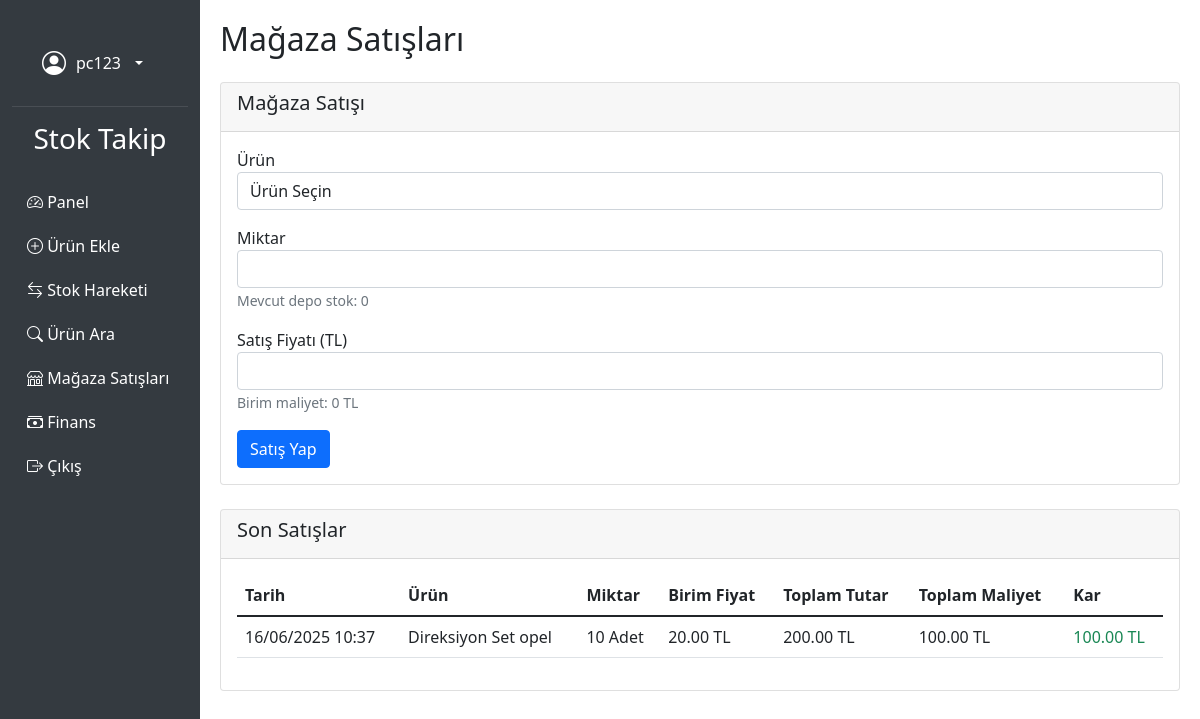
The page /store_sales (signed in) on the database its author committed.
### database.py (models this page shows)
class AdminUser(UserMixin, db.Model):
    __tablename__ = 'admin'  # Veritabanındaki tablo adı aynı kalıyor
    id = db.Column(db.Integer, primary_key=True)
    username = db.Column(db.String(80), unique=True, nullable=False)
    password = db.Column(db.String(120), nullable=False)
    email = db.Column(db.String(120), unique=True, nullable=False)
    created_at = db.Column(db.DateTime, default=get_turkey_time)

class StoreSale(db.Model):
    id = db.Column(db.Integer, primary_key=True)
    product_id = db.Column(db.Integer, db.ForeignKey('product.id'), nullable=False)
    quantity = db.Column(db.Integer, nullable=False)
    sale_price = db.Column(db.Float, nullable=False)
    total_amount = db.Column(db.Float, nullable=False)  # quantity * sale_price
    total_cost = db.Column(db.Float, nullable=False)    # quantity * product.unit_cost
    profit = db.Column(db.Float, nullable=False)        # total_amount - total_cost
    created_at = db.Column(db.DateTime, default=get_turkey_time)
    admin_id = db.Column(db.Integer, db.ForeignKey('admin.id'), nullable=False)
    product = db.relationship('Product', backref='store_sales')
    admin = db.relationship('AdminUser', backref='store_sales')

class Product(db.Model):
    id = db.Column(db.Integer, primary_key=True)
    product_code = db.Column(db.String(50), nullable=False)  # Özel ürün numarası
    barcode = db.Column(db.String(50), nullable=False)  # Barkod numarası
    name = db.Column(db.String(100), nullable=False)
    description = db.Column(db.Text)
    quantity = db.Column(db.Integer, default=0)  # Toplam miktar
    reyon_quantity = db.Column(db.Integer, default=0)  # Reyondaki miktar
    depo_quantity = db.Column(db.Integer, default=0)  # Depodaki miktar
    unit = db.Column(db.String(20), nullable=False)  # Adet, kg, metre vb.
    category = db.Column(db.String(50))  # Ürün kategorisi
    minimum_stock_level = db.Column(db.Integer, default=10)  # Minimum stok seviyesi
    unit_cost = db.Column(db.Float, nullable=False)  # Birim maliyet
    created_at = db.Column(db.DateTime, default=get_turkey_time)
    updated_at = db.Column(db.DateTime, default=get_turkey_time, onupdate=get_turkey_time)
    admin_id = db.Column(db.Integer, db.ForeignKey('admin.id'), nullable=False)  # Kullanıcı ilişkisi
    __table_args__ = (
        db.UniqueConstraint('product_code', 'admin_id', name='uix_product_code_admin'),
        db.UniqueConstraint('barcode', 'admin_id', name='uix_barcode_admin'),
    )

### app.py (the view, shortened to what this page needs)
@app.route('/store_sales', methods=['GET', 'POST'])
@login_required
def store_sales():
    products = Product.query.filter(
        Product.admin_id == current_user.id,
        Product.depo_quantity > 0
    ).all()
    sales = StoreSale.query.filter_by(admin_id=current_user.id).order_by(StoreSale.created_at.desc()).limit(10).all()
    return render_template('store_sales.html', products=products, sales=sales)

### app.py (called while the page is built)
@login_manager.user_loader
def load_user(user_id):
    return AdminUser.query.get(int(user_id))

### templates/store_sales.html (shortened to what this page needs)
{% extends "base.html" %}
{% block page_title %}Mağaza Satışları{% endblock %}
{% block content %}
<div class="card">
    <div class="card-header">
        <h5 class="card-title">Mağaza Satışı</h5>
    </div>
    <div class="card-body">
        <form method="POST">
            <div class="form-group mb-3">
                <label for="product_id">Ürün</label>
                <select class="form-control" id="product_id" name="product_id" required>
                    <option value="">Ürün Seçin</option>
                </select>
            </div>
            <div class="form-group mb-3">
                <label for="quantity">Miktar</label>
                <input type="number" class="form-control" id="quantity" name="quantity" min="1" required>
                <small class="form-text text-muted">Mevcut depo stok: <span id="current_stock">0</span></small>
            </div>
            <div class="form-group mb-3">
                <label for="sale_price">Satış Fiyatı (TL)</label>
                <input type="number" class="form-control" id="sale_price" name="sale_price" step="0.01" required>
                <small class="form-text text-muted">Birim maliyet: <span id="unit_cost">0</span> TL</small>
            </div>
            <button type="submit" class="btn btn-primary">Satış Yap</button>
        </form>
    </div>
</div>
<div class="card mt-4">
    <div class="card-header">
        <h5 class="card-title">Son Satışlar</h5>
    </div>
    <div class="card-body">
        <div class="table-responsive">
            <table class="table">
                <thead>
                    <tr>
                        <th>Tarih</th>
                        <th>Ürün</th>
                        <th>Miktar</th>
                        <th>Birim Fiyat</th>
                        <th>Toplam Tutar</th>
                        <th>Toplam Maliyet</th>
                        <th>Kar</th>
                    </tr>
                </thead>
                <tbody>
                    {% for sale in sales %}
                    <tr>
                        <td>{{ sale.created_at.strftime('%d/%m/%Y %H:%M') }}</td>
                        <td>{{ sale.product.name }}</td>
                        <td>{{ sale.quantity }} {{ sale.product.unit }}</td>
                        <td>{{ "%.2f"|format(sale.sale_price) }} TL</td>
                        <td>{{ "%.2f"|format(sale.total_amount) }} TL</td>
                        <td>{{ "%.2f"|format(sale.total_cost) }} TL</td>
                        <td class="text-success">{{ "%.2f"|format(sale.profit) }} TL</td>
                    </tr>
                    {% endfor %}
                </tbody>
            </table>
        </div>
    </div>
</div>
{% endblock %}

### templates/base.html (shortened to what this page needs)
<!DOCTYPE html>
<html lang="tr">
<head>
    <link href="https://cdn.jsdelivr.net/npm/bootstrap@5.1.3/dist/css/bootstrap.min.css" rel="stylesheet">
    <link href="https://cdn.jsdelivr.net/npm/bootstrap-icons@1.7.2/font/bootstrap-icons.css" rel="stylesheet">
    <link href="https://cdnjs.cloudflare.com/ajax/libs/toastr.js/latest/toastr.min.css" rel="stylesheet">
</head>
<body>
    <div class="container-fluid">
        <div class="row">
            <div class="col-md-2 sidebar">
                <div class="user-profile">
                    <div class="dropdown">
                        <a class="dropdown-toggle" href="#" role="button" id="userDropdown" data-bs-toggle="dropdown" aria-expanded="false">
                            <i class="bi bi-person-circle" style="font-size: 1.5em;"></i>
                            <span>{{ current_user.username }}</span>
                        </a>
                    </div>
                </div>
                <h3 class="text-white text-center mb-4">Stok Takip</h3>
                <nav>
                    <a href="{{ url_for('dashboard') }}"><i class="bi bi-speedometer2"></i> Panel</a>
                    <a href="{{ url_for('add_product') }}"><i class="bi bi-plus-circle"></i> Ürün Ekle</a>
                    <a href="{{ url_for('stock_movement') }}"><i class="bi bi-arrow-left-right"></i> Stok Hareketi</a>
                    <a href="{{ url_for('search_product') }}"><i class="bi bi-search"></i> Ürün Ara</a>
                    <a href="{{ url_for('store_sales') }}"><i class="bi bi-shop"></i> Mağaza Satışları</a>
                    <a href="{{ url_for('finance') }}"><i class="bi bi-cash-stack"></i> Finans</a>
                    <a href="{{ url_for('logout') }}"><i class="bi bi-box-arrow-right"></i> Çıkış</a>
                </nav>
            </div>
            <div class="col-md-10 content">
                <h2 class="mb-4">{% block page_title %}{% endblock %}</h2>
                {% block content %}{% endblock %}
            </div>
        </div>
    </div>
</body>
</html>

### templates/base.html (style rules this page uses)
.sidebar { min-height: 100vh; background-color: #343a40; padding-top: 20px; }
.sidebar a { color: white; text-decoration: none; padding: 10px 15px; display: block; }
.content { padding: 20px; }
.user-profile { padding: 15px; border-bottom: 1px solid rgba(255,255,255,0.1); margin-bottom: 15px; }
.user-profile .dropdown-toggle { color: white; text-decoration: none; display: flex; align-items: center; gap: 10px; }

### rows shown on the page
AdminUser: username "pc123"
StoreSale: created_at "16/06/2025 10:37", product.name "Direksiyon Set opel", quantity "10", product.unit "Adet", sale_price "20.00", total_amount "200.00", total_cost "100.00", profit "100.00"
